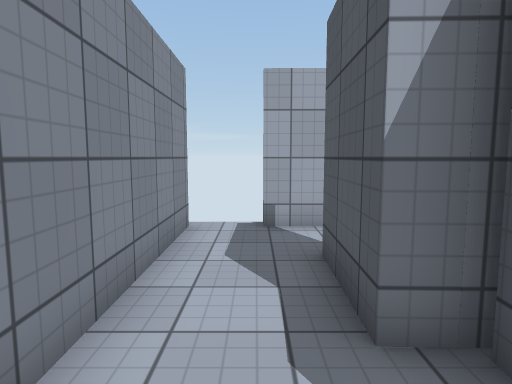
[1] (above)

12 first-person views from a walk through a scene from a Unity 3-D project. The camera is 1.5 m above the floor, tilts 6° down and sees 75° across. The floor is counted in squares, 1 m on a side. Each view is taken from the middle of a square. On the plan, view 1 faces up. The plan holds only what a view shows up to about 15 squares ahead; the rest is blank. The place goes on beyond the plan. The player character is not drawn. Surface patterns are stand-ins for the level's own textures.

[2]
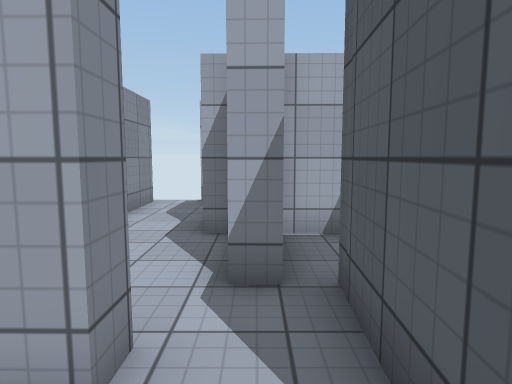

[3]
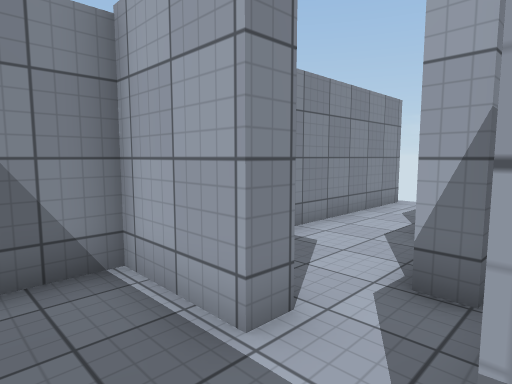

[4]
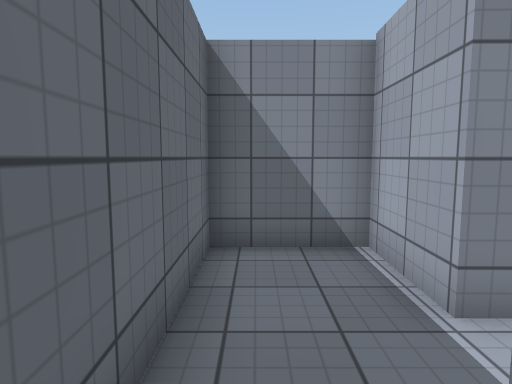

[5]
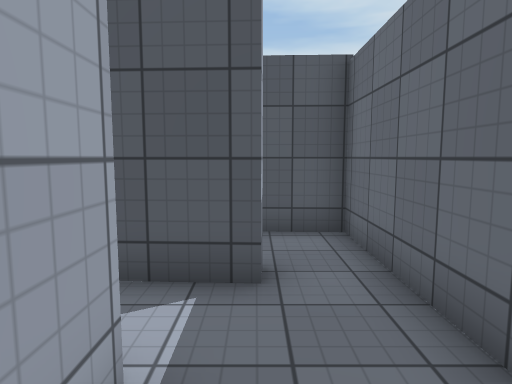

[6]
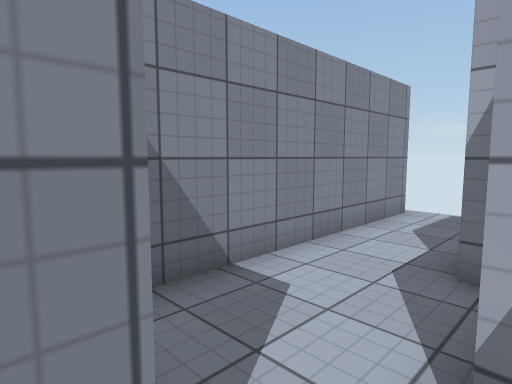

[7]
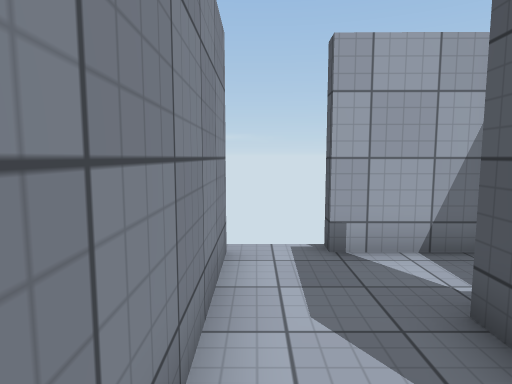

[8]
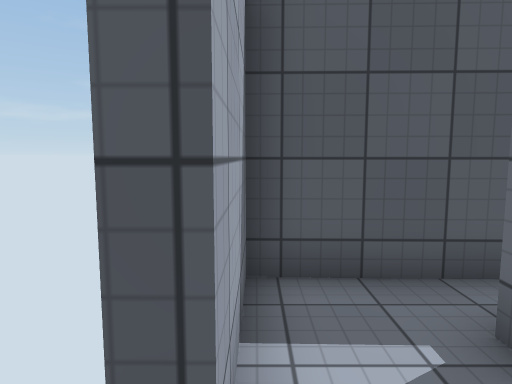

[9]
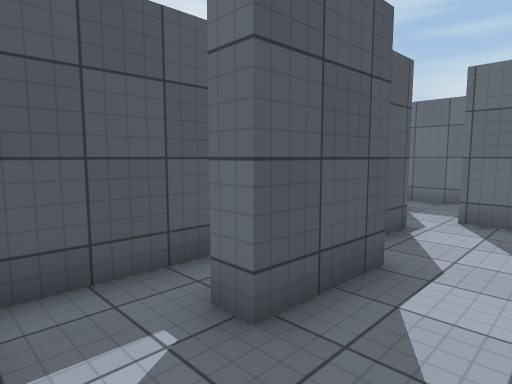

[10]
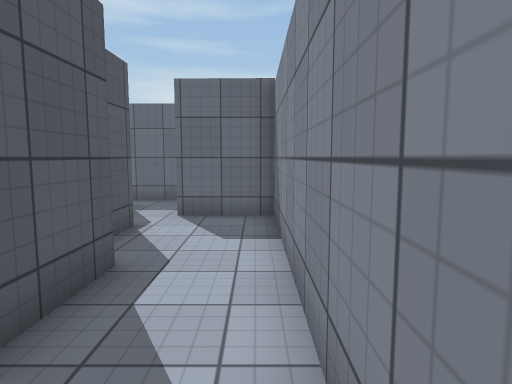

[11]
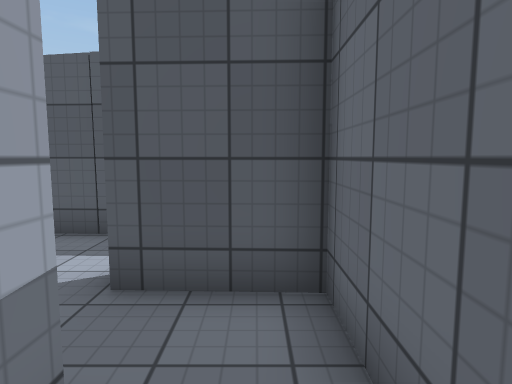

[12]
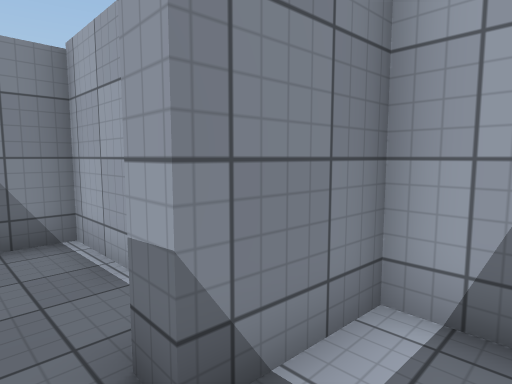

### Floor plan
Points are (right, up) in squares from view 1. A wall is a line through its corners. A room is listed if a view was taken in it or the views show most of it. See-through windows are left out.
Room 1 (views 1, 6, 7, 8, 9, 10)
walls: (3, 3.9) (3, 7.1) (0.2, 7.1) (0.2, 7.6); (3.7, 2.4) (1, 2.5) (1, 5) (1.8, 5); (2.4, -0.2) (1.7, -0.2) (1.7, 2.5); (-1.5, 7.3) (-1.5, -1.5) (1, -1.5) (1, -2.1); (2.8, -3.1) (2.9, -0.1)
ways out: opening at (2, -2) to room 2; gap at (-2, 7)
Room 2 (views 2, 5, 11)
walls: (1, -2.1) (-1.5, -2.1) (-1.5, -4.8) (2.4, -4.8)
ways out: opening at (2, -2) to room 1; opening at (3, -4) to room 3
Room 3 (views 3, 4, 12)
walls: (4.7, -0.8) (3.6, -0.8) (3.5, -3.1) (2.8, -3.1); (2.4, -4.8) (5.6, -4.8) (5.7, -2.3)
ways out: opening at (3, -4) to room 2

Positions as (right, up) in squares from view 1, and headings:
1: (0, 0), facing up
2: (2, -4), facing up
3: (3, -4), facing up-left
4: (4, -4), facing left
5: (-1, -3), facing right
6: (2, -2), facing up-left
7: (-1, 2), facing up
8: (-1, 7), facing right
9: (-1, 7), facing down-right
10: (-1, 7), facing down
11: (2, -4), facing right
12: (5, -4), facing up-left
